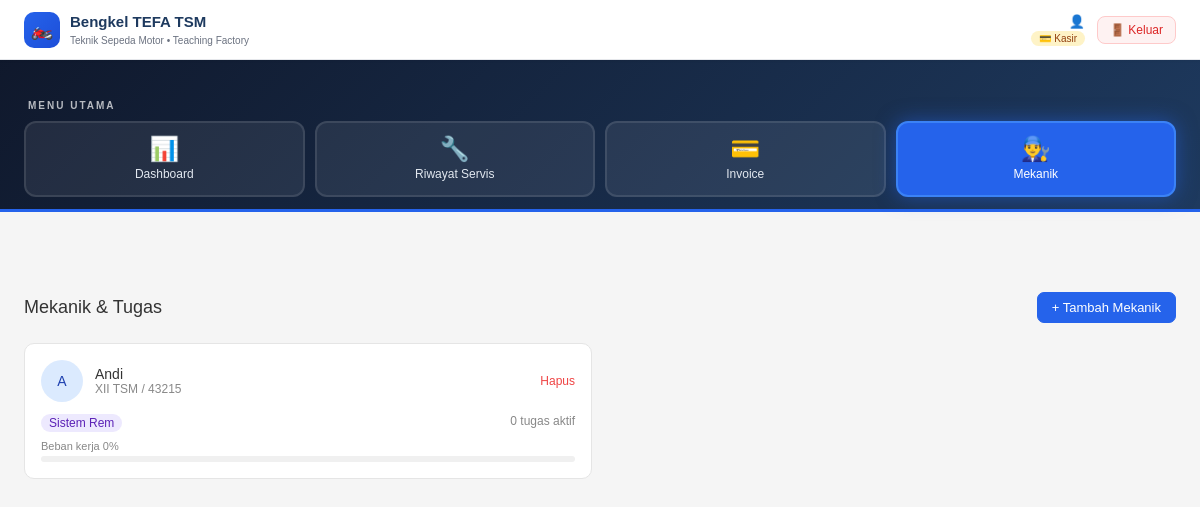
The app's page /mekanik.php (signed in) with its own data.
### tables this page shows
CREATE TABLE `mekanik` (
  `id` int(11) NOT NULL,
  `nama` varchar(100) NOT NULL,
  `kelas` varchar(50) DEFAULT NULL,
  `keahlian` varchar(100) DEFAULT NULL,
  `dibuat` timestamp NOT NULL DEFAULT current_timestamp()
);

### mekanik.php (the view, shortened to what this page needs)
<?php
require 'header.php';
$mekanik = $pdo->query("
  SELECT m.*, COUNT(s.id) AS jumlah_tugas
  FROM mekanik m
  LEFT JOIN servis s ON s.mekanik_id = m.id AND s.status != 'selesai'
  GROUP BY m.id
  ORDER BY m.nama
")->fetchAll(PDO::FETCH_ASSOC);
?>
<div class="page-header">
  <h1>Mekanik & Tugas</h1>
  <button class="btn btn-primary" onclick="document.getElementById('modal').style.display='flex'">
    + Tambah Mekanik
  </button>
</div>
<div style="display:grid;grid-template-columns:1fr 1fr;gap:16px">
  <?php foreach($mekanik as $m):
    $persen = min($m['jumlah_tugas'] * 33, 100);
  ?>
  <div class="kartu">
    <div style="display:flex;align-items:center;gap:12px;margin-bottom:12px">
      <div style="width:42px;height:42px;border-radius:50%;background:#dbeafe;
                  display:flex;align-items:center;justify-content:center;
                  font-weight:500;font-size:14px;color:#1e40af;flex-shrink:0">
        <?= strtoupper(substr($m['nama'],0,1)) . (strpos($m['nama'],' ')!==false ? strtoupper(substr($m['nama'],strpos($m['nama'],' ')+1,1)) : '') ?>
      </div>
      <div>
        <div style="font-weight:500"><?= htmlspecialchars($m['nama']) ?></div>
        <div style="font-size:12px;color:#888"><?= $m['kelas'] ?></div>
      </div>
      <a href="?hapus=<?= $m['id'] ?>" style="margin-left:auto;font-size:12px;color:#ef4444;text-decoration:none"
         onclick="return confirm('Hapus mekanik ini?')">Hapus</a>
    </div>
    <div style="display:flex;justify-content:space-between;margin-bottom:8px">
      <span style="font-size:12px;background:#ede9fe;color:#5b21b6;padding:2px 8px;border-radius:20px">
        <?= $m['keahlian'] ?>
      </span>
      <span style="font-size:12px;color:#888"><?= $m['jumlah_tugas'] ?> tugas aktif</span>
    </div>
    <div style="font-size:11px;color:#888;margin-bottom:4px">
      Beban kerja <?= $persen ?>%
    </div>
    <div style="background:#f0f0f0;border-radius:20px;height:6px">
    </div>
  </div>
  <?php endforeach; ?>
</div>
<?php require 'footer.php'; ?>

### assets/css/style.css (style rules this page uses)
* { box-sizing: border-box; margin: 0; padding: 0; }
html { scroll-behavior: smooth; }
body { font-family: sans-serif; font-size: 14px; background: #f5f5f5; color: #333; }
.page-header { display: flex; justify-content: space-between; align-items: center; margin-bottom: 20px; }
.page-header h1 { font-size: 18px; font-weight: 500; }
.kartu { background: #fff; border: 1px solid #e5e5e5; border-radius: 10px; padding: 16px; margin-bottom: 16px; }
.btn { padding: 7px 14px; border-radius: 7px; border: 1px solid #d1d5db; background: #fff; cursor: pointer; font-size: 13px; text-decoration: none; display: inline-block; }
.btn-primary { background: #2563eb; color: #fff; border-color: #2563eb; }

### records on screen
mekanik: nama "A", nama "Andi", kelas "XII TSM / 43215", keahlian "Sistem Rem", jumlah_tugas "0", persen "0"
